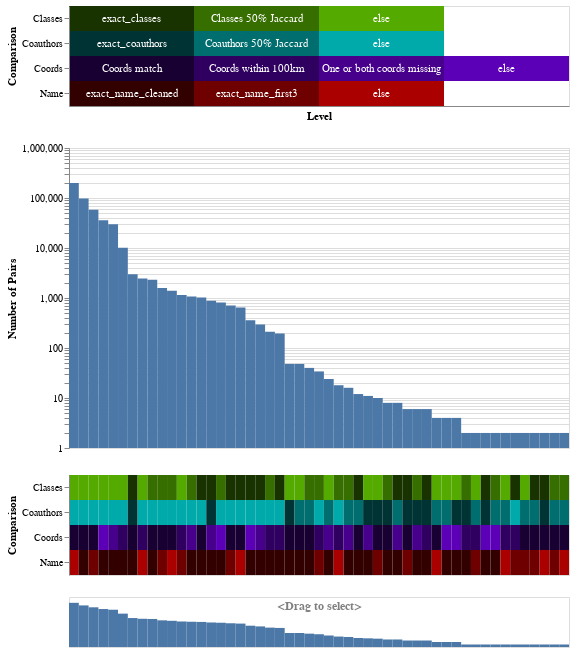

Notebook code for this chart:
### Code cell
scrubber_filter = alt.selection_interval(encodings=["x"])
vector_fader = alt.selection_point(fields=["vector_id"], on="mouseover")

opacity_vector = alt.condition(vector_fader, alt.value(1), alt.value(0.9))
width = 500

hist = (
    alt.Chart(vc, width=width)
    .mark_rect(
        stroke=None,
    )
    .encode(
        x=alt.X("vector_id:N", axis=None),
        y=alt.Y(
            "n_pairs:Q",
            title="Number of Pairs",
            scale=alt.Scale(type="log"),
        ),
        opacity=opacity_vector,
        tooltip=["n_pairs", *cols],
    )
    .transform_filter(scrubber_filter)
    # .transform_filter(level_selector)
    .add_params(vector_fader)
)
vector_chart = (
    alt.Chart(longer, height=100, width=width)
    .mark_rect()
    .encode(
        x=alt.X("vector_id:N", axis=None),
        y=alt.Y(
            "comparison",
            title="Comparison",
        ),
        color=alt.Color(
            "id",
            title="Comparison:Level",
            scale=alt.Scale(
                domain=list(color_map.keys()), range=list(color_map.values())
            ),
        ),
        opacity=opacity_vector,
        tooltip=["level"],
    )
    .transform_filter(scrubber_filter)
    .transform_filter(level_filter)
    .add_params(vector_fader)
)
scrubber_chart = (
    alt.Chart(
        vc,
        height=50,
        width=width,
        title=alt.Title(
            text="<Drag to select>",
            dy=20,
            anchor="middle",
            fontSize=12,
            color="gray",
        ),
    )
    .mark_rect()
    .encode(
        x=alt.X("vector_id:N", axis=None),
        y=alt.Y(
            "n_pairs:Q",
            title="Number of Pairs",
            scale=alt.Scale(type="log"),
            axis=None,
        ),
        opacity=opacity_vector,
    )
    .transform_filter(level_filter)
    .add_params(scrubber_filter)
)
together = alt.vconcat(legend, hist, vector_chart, scrubber_chart)
together
# scrubber_chart

### Figure 1 — Vega-Lite specification as saved in the notebook (floating-point values rounded to 4 significant figures; data arrays with more than 128 entries replaced by an {"elided": "..."} marker saying what was removed)
{"config": {"view": {"continuousWidth": 300, "continuousHeight": 300}}, "vconcat": [{"layer": [{"mark": {"type": "rect"}, "encoding": {"color": {"field": "id", "legend": null, "scale": {"domain": ["Name:exact_name_cleaned", "Name:exact_name_first3", "Name:else", "Classes:exact_classes", "Classes:Classes 50% Jaccard", "Classes:else", "Coauthors:exact_coauthors", "Coauthors:Coauthors 50% Jaccard", "Coauthors:else", "Coords:Coords match", "Coords:Coords within 100km", "Coords:One or both coords missing", "Coords:else"], "range": ["#330000", "#6e0000", "#aa0000", "#193300", "#376e00", "#55aa00", "#003333", "#006e6e", "#00aaaa", "#190033", "#2f005f", "#46008c", "#5c00b8"]}, "title": "Comparison:Level", "type": "nominal"}, "tooltip": [{"field": "level", "type": "nominal"}], "x": {"axis": {"labels": false, "ticks": false, "title": "Level"}, "field": "level_idx", "type": "nominal"}, "y": {"field": "comparison", "title": "Comparison", "type": "nominal"}}, "name": "view_139"}, {"mark": {"type": "text", "align": "center", "baseline": "middle", "color": "white"}, "encoding": {"text": {"field": "level", "type": "nominal"}, "tooltip": [{"field": "level", "type": "nominal"}], "x": {"axis": {"labels": false, "ticks": false, "title": "Level"}, "field": "level_idx", "type": "nominal"}, "y": {"field": "comparison", "title": "Comparison", "type": "nominal"}}}], "data": {"name": "data-2e1976983cc5b09b75d831c31b0ddc57"}, "height": 100, "width": 500}, {"data": {"name": "data-ee5026ea0e0a42e12a65b81fd6cb1034"}, "mark": {"type": "rect", "stroke": null}, "encoding": {"opacity": {"condition": {"param": "param_190", "value": 1}, "value": 0.9}, "tooltip": [{"field": "n_pairs", "type": "quantitative"}, {"field": "Name_cmp", "type": "nominal"}, {"field": "Classes_cmp", "type": "nominal"}, {"field": "Coauthors_cmp", "type": "nominal"}, {"field": "Coords_cmp", "type": "nominal"}], "x": {"axis": null, "field": "vector_id", "type": "nominal"}, "y": {"field": "n_pairs", "scale": {"type": "log"}, "title": "Number of Pairs", "type": "quantitative"}}, "name": "view_140", "transform": [{"filter": {"param": "param_189"}}], "width": 500}, {"data": {"name": "data-442b8266a39c5624478b5d23c346a7fc"}, "mark": {"type": "rect"}, "encoding": {"color": {"field": "id", "scale": {"domain": ["Name:exact_name_cleaned", "Name:exact_name_first3", "Name:else", "Classes:exact_classes", "Classes:Classes 50% Jaccard", "Classes:else", "Coauthors:exact_coauthors", "Coauthors:Coauthors 50% Jaccard", "Coauthors:else", "Coords:Coords match", "Coords:Coords within 100km", "Coords:One or both coords missing", "Coords:else"], "range": ["#330000", "#6e0000", "#aa0000", "#193300", "#376e00", "#55aa00", "#003333", "#006e6e", "#00aaaa", "#190033", "#2f005f", "#46008c", "#5c00b8"]}, "title": "Comparison:Level", "type": "nominal"}, "opacity": {"condition": {"param": "param_190", "value": 1}, "value": 0.9}, "tooltip": [{"field": "level", "type": "nominal"}], "x": {"axis": null, "field": "vector_id", "type": "nominal"}, "y": {"field": "comparison", "title": "Comparison", "type": "nominal"}}, "height": 100, "name": "view_141", "transform": [{"filter": {"param": "param_189"}}, {"filter": {"param": "param_188"}}], "width": 500}, {"data": {"name": "data-81b3c401008912c52917aa91e52f4be7"}, "mark": {"type": "rect"}, "encoding": {"opacity": {"condition": {"param": "param_190", "value": 1}, "value": 0.9}, "x": {"axis": null, "field": "vector_id", "type": "nominal"}, "y": {"axis": null, "field": "n_pairs", "scale": {"type": "log"}, "title": "Number of Pairs", "type": "quantitative"}}, "height": 50, "name": "view_142", "title": {"text": "<Drag to select>", "anchor": "middle", "color": "gray", "dy": 20, "fontSize": 12}, "transform": [{"filter": {"param": "param_188"}}], "width": 500}], "params": [{"name": "param_188", "select": {"type": "point", "fields": ["comparison", "level"]}, "views": ["view_139"]}, {"name": "param_190", "select": {"type": "point", "fields": ["vector_id"], "on": "mouseover"}, "views": ["view_140", "view_141"]}, {"name": "param_189", "select": {"type": "interval", "encodings": ["x"]}, "views": ["view_142"]}], "$schema": "https://vega.github.io/schema/vega-lite/v5.15.1.json", "datasets": {"data-2e1976983cc5b09b75d831c31b0ddc57": [{"id": "Name:exact_name_cleaned", "comparison": "Name", "level": "exact_name_cleaned", "level_idx": 0}, {"id": "Coauthors:exact_coauthors", "comparison": "Coauthors", "level": "exact_coauthors", "level_idx": 0}, {"id": "Coords:Coords match", "comparison": "Coords", "level": "Coords match", "level_idx": 0}, {"id": "Name:else", "comparison": "Name", "level": "else", "level_idx": 2}, {"id": "Classes:exact_classes", "comparison": "Classes", "level": "exact_classes", "level_idx": 0}, {"id": "Coauthors:else", "comparison": "Coauthors", "level": "else", "level_idx": 2}, {"id": "Coords:One or both coords missing", "comparison": "Coords", "level": "One or both coords missing", "level_idx": 2}, {"id": "Coauthors:Coauthors 50% Jaccard", "comparison": "Coauthors", "level": "Coauthors 50% Jaccard", "level_idx": 1}, {"id": "Coords:Coords within 100km", "comparison": "Coords", "level": "Coords within 100km", "level_idx": 1}, {"id": "Coords:else", "comparison": "Coords", "level": "else", "level_idx": 3}, {"id": "Classes:Classes 50% Jaccard", "comparison": "Classes", "level": "Classes 50% Jaccard", "level_idx": 1}, {"id": "Classes:else", "comparison": "Classes", "level": "else", "level_idx": 2}, {"id": "Name:exact_name_first3", "comparison": "Name", "level": "exact_name_first3", "level_idx": 1}], "data-ee5026ea0e0a42e12a65b81fd6cb1034": [{"Name_cmp": "else", "Classes_cmp": "else", "Coauthors_cmp": "else", "Coords_cmp": "Coords match", "n_pairs": 200362, "vector_id": 0}, {"Name_cmp": "exact_name_cleaned", "Classes_cmp": "else", "Coauthors_cmp": "else", "Coords_cmp": "Coords match", "n_pairs": 98144, "vector_id": 1}, {"Name_cmp": "exact_name_first3", "Classes_cmp": "else", "Coauthors_cmp": "else", "Coords_cmp": "Coords match", "n_pairs": 58132, "vector_id": 2}, {"Name_cmp": "exact_name_cleaned", "Classes_cmp": "else", "Coauthors_cmp": "else", "Coords_cmp": "else", "n_pairs": 35966, "vector_id": 3}, {"Name_cmp": "exact_name_cleaned", "Classes_cmp": "else", "Coauthors_cmp": "else", "Coords_cmp": "One or both coords missing", "n_pairs": 29804, "vector_id": 4}, {"Name_cmp": "exact_name_cleaned", "Classes_cmp": "else", "Coauthors_cmp": "else", "Coords_cmp": "Coords within 100km", "n_pairs": 10098, "vector_id": 5}, {"Name_cmp": "exact_name_cleaned", "Classes_cmp": "exact_classes", "Coauthors_cmp": "exact_coauthors", "Coords_cmp": "Coords match", "n_pairs": 2978, "vector_id": 6}, {"Name_cmp": "else", "Classes_cmp": "else", "Coauthors_cmp": "else", "Coords_cmp": "Coords within 100km", "n_pairs": 2442, "vector_id": 7}, {"Name_cmp": "exact_name_cleaned", "Classes_cmp": "Classes 50% Jaccard", "Coauthors_cmp": "else", "Coords_cmp": "Coords match", "n_pairs": 2316, "vector_id": 8}, {"Name_cmp": "exact_name_first3", "Classes_cmp": "Classes 50% Jaccard", "Coauthors_cmp": "else", "Coords_cmp": "Coords match", "n_pairs": 1588, "vector_id": 9}, {"Name_cmp": "else", "Classes_cmp": "Classes 50% Jaccard", "Coauthors_cmp": "else", "Coords_cmp": "Coords match", "n_pairs": 1394, "vector_id": 10}, {"Name_cmp": "exact_name_first3", "Classes_cmp": "else", "Coauthors_cmp": "else", "Coords_cmp": "Coords within 100km", "n_pairs": 1154, "vector_id": 11}, {"Name_cmp": "exact_name_cleaned", "Classes_cmp": "Classes 50% Jaccard", "Coauthors_cmp": "else", "Coords_cmp": "One or both coords missing", "n_pairs": 1072, "vector_id": 12}, {"Name_cmp": "exact_name_cleaned", "Classes_cmp": "exact_classes", "Coauthors_cmp": "else", "Coords_cmp": "Coords match", "n_pairs": 1022, "vector_id": 13}, {"Name_cmp": "exact_name_cleaned", "Classes_cmp": "exact_classes", "Coauthors_cmp": "exact_coauthors", "Coords_cmp": "One or both coords missing", "n_pairs": 878, "vector_id": 14}, {"Name_cmp": "exact_name_cleaned", "Classes_cmp": "Classes 50% Jaccard", "Coauthors_cmp": "else", "Coords_cmp": "else", "n_pairs": 814, "vector_id": 15}, {"Name_cmp": "exact_name_first3", "Classes_cmp": "exact_classes", "Coauthors_cmp": "else", "Coords_cmp": "Coords match", "n_pairs": 704, "vector_id": 16}, {"Name_cmp": "else", "Classes_cmp": "exact_classes", "Coauthors_cmp": "else", "Coords_cmp": "Coords match", "n_pairs": 646, "vector_id": 17}, {"Name_cmp": "exact_name_cleaned", "Classes_cmp": "exact_classes", "Coauthors_cmp": "else", "Coords_cmp": "else", "n_pairs": 360, "vector_id": 18}, {"Name_cmp": "exact_name_cleaned", "Classes_cmp": "exact_classes", "Coauthors_cmp": "else", "Coords_cmp": "One or both coords missing", "n_pairs": 296, "vector_id": 19}, {"Name_cmp": "exact_name_cleaned", "Classes_cmp": "Classes 50% Jaccard", "Coauthors_cmp": "else", "Coords_cmp": "Coords within 100km", "n_pairs": 212, "vector_id": 20}, {"Name_cmp": "exact_name_cleaned", "Classes_cmp": "exact_classes", "Coauthors_cmp": "else", "Coords_cmp": "Coords within 100km", "n_pairs": 194, "vector_id": 21}, {"Name_cmp": "exact_name_cleaned", "Classes_cmp": "else", "Coauthors_cmp": "Coauthors 50% Jaccard", "Coords_cmp": "Coords match", "n_pairs": 48, "vector_id": 22}, {"Name_cmp": "exact_name_cleaned", "Classes_cmp": "else", "Coauthors_cmp": "exact_coauthors", "Coords_cmp": "Coords match", "n_pairs": 48, "vector_id": 23}, {"Name_cmp": "exact_name_cleaned", "Classes_cmp": "Classes 50% Jaccard", "Coauthors_cmp": "Coauthors 50% Jaccard", "Coords_cmp": "Coords match", "n_pairs": 40, "vector_id": 24}, {"Name_cmp": "exact_name_first3", "Classes_cmp": "Classes 50% Jaccard", "Coauthors_cmp": "else", "Coords_cmp": "Coords within 100km", "n_pairs": 34, "vector_id": 25}, {"Name_cmp": "exact_name_cleaned", "Classes_cmp": "else", "Coauthors_cmp": "Coauthors 50% Jaccard", "Coords_cmp": "One or both coords missing", "n_pairs": 24, "vector_id": 26}, {"Name_cmp": "else", "Classes_cmp": "Classes 50% Jaccard", "Coauthors_cmp": "else", "Coords_cmp": "Coords within 100km", "n_pairs": 18, "vector_id": 27}, {"Name_cmp": "exact_name_cleaned", "Classes_cmp": "Classes 50% Jaccard", "Coauthors_cmp": "Coauthors 50% Jaccard", "Coords_cmp": "One or both coords missing", "n_pairs": 16, "vector_id": 28}, {"Name_cmp": "exact_name_cleaned", "Classes_cmp": "exact_classes", "Coauthors_cmp": "Coauthors 50% Jaccard", "Coords_cmp": "Coords match", "n_pairs": 12, "vector_id": 29}, {"Name_cmp": "exact_name_cleaned", "Classes_cmp": "else", "Coauthors_cmp": "exact_coauthors", "Coords_cmp": "One or both coords missing", "n_pairs": 11, "vector_id": 30}, {"Name_cmp": "exact_name_first3", "Classes_cmp": "else", "Coauthors_cmp": "exact_coauthors", "Coords_cmp": "Coords match", "n_pairs": 10, "vector_id": 31}, {"Name_cmp": "exact_name_cleaned", "Classes_cmp": "exact_classes", "Coauthors_cmp": "Coauthors 50% Jaccard", "Coords_cmp": "One or both coords missing", "n_pairs": 8, "vector_id": 32}, {"Name_cmp": "exact_name_cleaned", "Classes_cmp": "Classes 50% Jaccard", "Coauthors_cmp": "exact_coauthors", "Coords_cmp": "Coords match", "n_pairs": 8, "vector_id": 33}, {"Name_cmp": "exact_name_cleaned", "Classes_cmp": "Classes 50% Jaccard", "Coauthors_cmp": "exact_coauthors", "Coords_cmp": "One or both coords missing", "n_pairs": 6, "vector_id": 34}, {"Name_cmp": "exact_name_first3", "Classes_cmp": "exact_classes", "Coauthors_cmp": "exact_coauthors", "Coords_cmp": "Coords match", "n_pairs": 6, "vector_id": 35}, {"Name_cmp": "exact_name_cleaned", "Classes_cmp": "exact_classes", "Coauthors_cmp": "exact_coauthors", "Coords_cmp": "Coords within 100km", "n_pairs": 6, "vector_id": 36}, {"Name_cmp": "exact_name_cleaned", "Classes_cmp": "else", "Coauthors_cmp": "exact_coauthors", "Coords_cmp": "else", "n_pairs": 4, "vector_id": 37}, {"Name_cmp": "exact_name_cleaned", "Classes_cmp": "else", "Coauthors_cmp": "Coauthors 50% Jaccard", "Coords_cmp": "else", "n_pairs": 4, "vector_id": 38}, {"Name_cmp": "else", "Classes_cmp": "else", "Coauthors_cmp": "Coauthors 50% Jaccard", "Coords_cmp": "Coords match", "n_pairs": 4, "vector_id": 39}, {"Name_cmp": "exact_name_first3", "Classes_cmp": "Classes 50% Jaccard", "Coauthors_cmp": "Coauthors 50% Jaccard", "Coords_cmp": "Coords match", "n_pairs": 2, "vector_id": 40}, {"Name_cmp": "exact_name_first3", "Classes_cmp": "exact_classes", "Coauthors_cmp": "Coauthors 50% Jaccard", "Coords_cmp": "Coords match", "n_pairs": 2, "vector_id": 41}, {"Name_cmp": "else", "Classes_cmp": "exact_classes", "Coauthors_cmp": "exact_coauthors", "Coords_cmp": "Coords match", "n_pairs": 2, "vector_id": 42}, {"Name_cmp": "else", "Classes_cmp": "Classes 50% Jaccard", "Coauthors_cmp": "Coauthors 50% Jaccard", "Coords_cmp": "Coords match", "n_pairs": 2, "vector_id": 43}, {"Name_cmp": "exact_name_first3", "Classes_cmp": "else", "Coauthors_cmp": "Coauthors 50% Jaccard", "Coords_cmp": "Coords within 100km", "n_pairs": 2, "vector_id": 44}, {"Name_cmp": "exact_name_cleaned", "Classes_cmp": "Classes 50% Jaccard", "Coauthors_cmp": "exact_coauthors", "Coords_cmp": "Coords within 100km", "n_pairs": 2, "vector_id": 45}, {"Name_cmp": "else", "Classes_cmp": "else", "Coauthors_cmp": "Coauthors 50% Jaccard", "Coords_cmp": "Coords within 100km", "n_pairs": 2, "vector_id": 46}, {"Name_cmp": "exact_name_cleaned", "Classes_cmp": "exact_classes", "Coauthors_cmp": "exact_coauthors", "Coords_cmp": "else", "n_pairs": 2, "vector_id": 47}, {"Name_cmp": "exact_name_cleaned", "Classes_cmp": "Classes 50% Jaccard", "Coauthors_cmp": "Coauthors 50% Jaccard", "Coords_cmp": "else", "n_pairs": 2, "vector_id": 48}, {"Name_cmp": "exact_name_first3", "Classes_cmp": "exact_classes", "Coauthors_cmp": "else", "Coords_cmp": "Coords within 100km", "n_pairs": 2, "vector_id": 49}, {"Name_cmp": "exact_name_first3", "Classes_cmp": "else", "Coauthors_cmp": "Coauthors 50% Jaccard", "Coords_cmp": "Coords match", "n_pairs": 2, "vector_id": 50}], "data-442b8266a39c5624478b5d23c346a7fc": {"elided": "204 records"}, "data-81b3c401008912c52917aa91e52f4be7": [{"Name_cmp": "else", "Classes_cmp": "else", "Coauthors_cmp": "else", "Coords_cmp": "Coords match", "n_pairs": 200362, "vector_id": 0}, {"Name_cmp": "exact_name_cleaned", "Classes_cmp": "else", "Coauthors_cmp": "else", "Coords_cmp": "Coords match", "n_pairs": 98144, "vector_id": 1}, {"Name_cmp": "exact_name_first3", "Classes_cmp": "else", "Coauthors_cmp": "else", "Coords_cmp": "Coords match", "n_pairs": 58132, "vector_id": 2}, {"Name_cmp": "exact_name_cleaned", "Classes_cmp": "else", "Coauthors_cmp": "else", "Coords_cmp": "else", "n_pairs": 35966, "vector_id": 3}, {"Name_cmp": "exact_name_cleaned", "Classes_cmp": "else", "Coauthors_cmp": "else", "Coords_cmp": "One or both coords missing", "n_pairs": 29804, "vector_id": 4}, {"Name_cmp": "exact_name_cleaned", "Classes_cmp": "else", "Coauthors_cmp": "else", "Coords_cmp": "Coords within 100km", "n_pairs": 10098, "vector_id": 5}, {"Name_cmp": "exact_name_cleaned", "Classes_cmp": "exact_classes", "Coauthors_cmp": "exact_coauthors", "Coords_cmp": "Coords match", "n_pairs": 2978, "vector_id": 6}, {"Name_cmp": "else", "Classes_cmp": "else", "Coauthors_cmp": "else", "Coords_cmp": "Coords within 100km", "n_pairs": 2442, "vector_id": 7}, {"Name_cmp": "exact_name_cleaned", "Classes_cmp": "Classes 50% Jaccard", "Coauthors_cmp": "else", "Coords_cmp": "Coords match", "n_pairs": 2316, "vector_id": 8}, {"Name_cmp": "exact_name_first3", "Classes_cmp": "Classes 50% Jaccard", "Coauthors_cmp": "else", "Coords_cmp": "Coords match", "n_pairs": 1588, "vector_id": 9}, {"Name_cmp": "else", "Classes_cmp": "Classes 50% Jaccard", "Coauthors_cmp": "else", "Coords_cmp": "Coords match", "n_pairs": 1394, "vector_id": 10}, {"Name_cmp": "exact_name_first3", "Classes_cmp": "else", "Coauthors_cmp": "else", "Coords_cmp": "Coords within 100km", "n_pairs": 1154, "vector_id": 11}, {"Name_cmp": "exact_name_cleaned", "Classes_cmp": "Classes 50% Jaccard", "Coauthors_cmp": "else", "Coords_cmp": "One or both coords missing", "n_pairs": 1072, "vector_id": 12}, {"Name_cmp": "exact_name_cleaned", "Classes_cmp": "exact_classes", "Coauthors_cmp": "else", "Coords_cmp": "Coords match", "n_pairs": 1022, "vector_id": 13}, {"Name_cmp": "exact_name_cleaned", "Classes_cmp": "exact_classes", "Coauthors_cmp": "exact_coauthors", "Coords_cmp": "One or both coords missing", "n_pairs": 878, "vector_id": 14}, {"Name_cmp": "exact_name_cleaned", "Classes_cmp": "Classes 50% Jaccard", "Coauthors_cmp": "else", "Coords_cmp": "else", "n_pairs": 814, "vector_id": 15}, {"Name_cmp": "exact_name_first3", "Classes_cmp": "exact_classes", "Coauthors_cmp": "else", "Coords_cmp": "Coords match", "n_pairs": 704, "vector_id": 16}, {"Name_cmp": "else", "Classes_cmp": "exact_classes", "Coauthors_cmp": "else", "Coords_cmp": "Coords match", "n_pairs": 646, "vector_id": 17}, {"Name_cmp": "exact_name_cleaned", "Classes_cmp": "exact_classes", "Coauthors_cmp": "else", "Coords_cmp": "else", "n_pairs": 360, "vector_id": 18}, {"Name_cmp": "exact_name_cleaned", "Classes_cmp": "exact_classes", "Coauthors_cmp": "else", "Coords_cmp": "One or both coords missing", "n_pairs": 296, "vector_id": 19}, {"Name_cmp": "exact_name_cleaned", "Classes_cmp": "Classes 50% Jaccard", "Coauthors_cmp": "else", "Coords_cmp": "Coords within 100km", "n_pairs": 212, "vector_id": 20}, {"Name_cmp": "exact_name_cleaned", "Classes_cmp": "exact_classes", "Coauthors_cmp": "else", "Coords_cmp": "Coords within 100km", "n_pairs": 194, "vector_id": 21}, {"Name_cmp": "exact_name_cleaned", "Classes_cmp": "else", "Coauthors_cmp": "exact_coauthors", "Coords_cmp": "Coords match", "n_pairs": 48, "vector_id": 22}, {"Name_cmp": "exact_name_cleaned", "Classes_cmp": "else", "Coauthors_cmp": "Coauthors 50% Jaccard", "Coords_cmp": "Coords match", "n_pairs": 48, "vector_id": 23}, {"Name_cmp": "exact_name_cleaned", "Classes_cmp": "Classes 50% Jaccard", "Coauthors_cmp": "Coauthors 50% Jaccard", "Coords_cmp": "Coords match", "n_pairs": 40, "vector_id": 24}, {"Name_cmp": "exact_name_first3", "Classes_cmp": "Classes 50% Jaccard", "Coauthors_cmp": "else", "Coords_cmp": "Coords within 100km", "n_pairs": 34, "vector_id": 25}, {"Name_cmp": "exact_name_cleaned", "Classes_cmp": "else", "Coauthors_cmp": "Coauthors 50% Jaccard", "Coords_cmp": "One or both coords missing", "n_pairs": 24, "vector_id": 26}, {"Name_cmp": "else", "Classes_cmp": "Classes 50% Jaccard", "Coauthors_cmp": "else", "Coords_cmp": "Coords within 100km", "n_pairs": 18, "vector_id": 27}, {"Name_cmp": "exact_name_cleaned", "Classes_cmp": "Classes 50% Jaccard", "Coauthors_cmp": "Coauthors 50% Jaccard", "Coords_cmp": "One or both coords missing", "n_pairs": 16, "vector_id": 28}, {"Name_cmp": "exact_name_cleaned", "Classes_cmp": "exact_classes", "Coauthors_cmp": "Coauthors 50% Jaccard", "Coords_cmp": "Coords match", "n_pairs": 12, "vector_id": 29}, {"Name_cmp": "exact_name_cleaned", "Classes_cmp": "else", "Coauthors_cmp": "exact_coauthors", "Coords_cmp": "One or both coords missing", "n_pairs": 11, "vector_id": 30}, {"Name_cmp": "exact_name_first3", "Classes_cmp": "else", "Coauthors_cmp": "exact_coauthors", "Coords_cmp": "Coords match", "n_pairs": 10, "vector_id": 31}, {"Name_cmp": "exact_name_cleaned", "Classes_cmp": "Classes 50% Jaccard", "Coauthors_cmp": "exact_coauthors", "Coords_cmp": "Coords match", "n_pairs": 8, "vector_id": 32}, {"Name_cmp": "exact_name_cleaned", "Classes_cmp": "exact_classes", "Coauthors_cmp": "Coauthors 50% Jaccard", "Coords_cmp": "One or both coords missing", "n_pairs": 8, "vector_id": 33}, {"Name_cmp": "exact_name_first3", "Classes_cmp": "exact_classes", "Coauthors_cmp": "exact_coauthors", "Coords_cmp": "Coords match", "n_pairs": 6, "vector_id": 34}, {"Name_cmp": "exact_name_cleaned", "Classes_cmp": "Classes 50% Jaccard", "Coauthors_cmp": "exact_coauthors", "Coords_cmp": "One or both coords missing", "n_pairs": 6, "vector_id": 35}, {"Name_cmp": "exact_name_cleaned", "Classes_cmp": "exact_classes", "Coauthors_cmp": "exact_coauthors", "Coords_cmp": "Coords within 100km", "n_pairs": 6, "vector_id": 36}, {"Name_cmp": "exact_name_cleaned", "Classes_cmp": "else", "Coauthors_cmp": "Coauthors 50% Jaccard", "Coords_cmp": "else", "n_pairs": 4, "vector_id": 37}, {"Name_cmp": "else", "Classes_cmp": "else", "Coauthors_cmp": "Coauthors 50% Jaccard", "Coords_cmp": "Coords match", "n_pairs": 4, "vector_id": 38}, {"Name_cmp": "exact_name_cleaned", "Classes_cmp": "else", "Coauthors_cmp": "exact_coauthors", "Coords_cmp": "else", "n_pairs": 4, "vector_id": 39}, {"Name_cmp": "exact_name_first3", "Classes_cmp": "exact_classes", "Coauthors_cmp": "else", "Coords_cmp": "Coords within 100km", "n_pairs": 2, "vector_id": 40}, {"Name_cmp": "else", "Classes_cmp": "Classes 50% Jaccard", "Coauthors_cmp": "Coauthors 50% Jaccard", "Coords_cmp": "Coords match", "n_pairs": 2, "vector_id": 41}, {"Name_cmp": "exact_name_first3", "Classes_cmp": "else", "Coauthors_cmp": "Coauthors 50% Jaccard", "Coords_cmp": "Coords match", "n_pairs": 2, "vector_id": 42}, {"Name_cmp": "else", "Classes_cmp": "else", "Coauthors_cmp": "Coauthors 50% Jaccard", "Coords_cmp": "Coords within 100km", "n_pairs": 2, "vector_id": 43}, {"Name_cmp": "exact_name_first3", "Classes_cmp": "else", "Coauthors_cmp": "Coauthors 50% Jaccard", "Coords_cmp": "Coords within 100km", "n_pairs": 2, "vector_id": 44}, {"Name_cmp": "exact_name_cleaned", "Classes_cmp": "Classes 50% Jaccard", "Coauthors_cmp": "exact_coauthors", "Coords_cmp": "Coords within 100km", "n_pairs": 2, "vector_id": 45}, {"Name_cmp": "exact_name_cleaned", "Classes_cmp": "exact_classes", "Coauthors_cmp": "exact_coauthors", "Coords_cmp": "else", "n_pairs": 2, "vector_id": 46}, {"Name_cmp": "exact_name_cleaned", "Classes_cmp": "Classes 50% Jaccard", "Coauthors_cmp": "Coauthors 50% Jaccard", "Coords_cmp": "else", "n_pairs": 2, "vector_id": 47}, {"Name_cmp": "else", "Classes_cmp": "exact_classes", "Coauthors_cmp": "exact_coauthors", "Coords_cmp": "Coords match", "n_pairs": 2, "vector_id": 48}, {"Name_cmp": "exact_name_first3", "Classes_cmp": "Classes 50% Jaccard", "Coauthors_cmp": "Coauthors 50% Jaccard", "Coords_cmp": "Coords match", "n_pairs": 2, "vector_id": 49}, {"Name_cmp": "exact_name_first3", "Classes_cmp": "exact_classes", "Coauthors_cmp": "Coauthors 50% Jaccard", "Coords_cmp": "Coords match", "n_pairs": 2, "vector_id": 50}]}}
